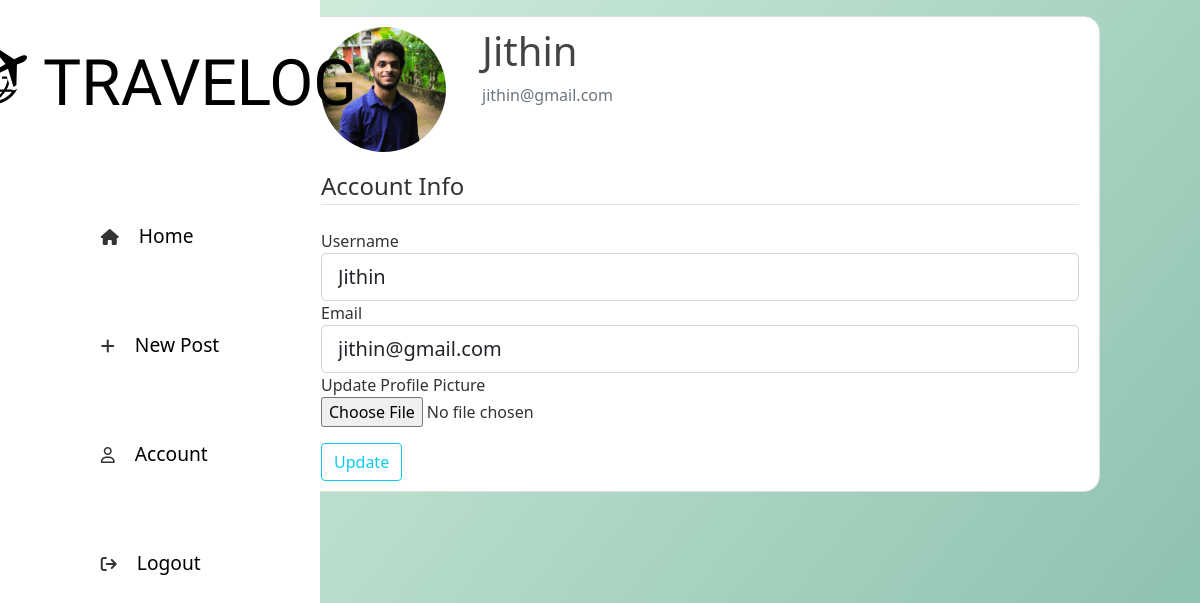
Page /account (signed in) on the earlier database version.
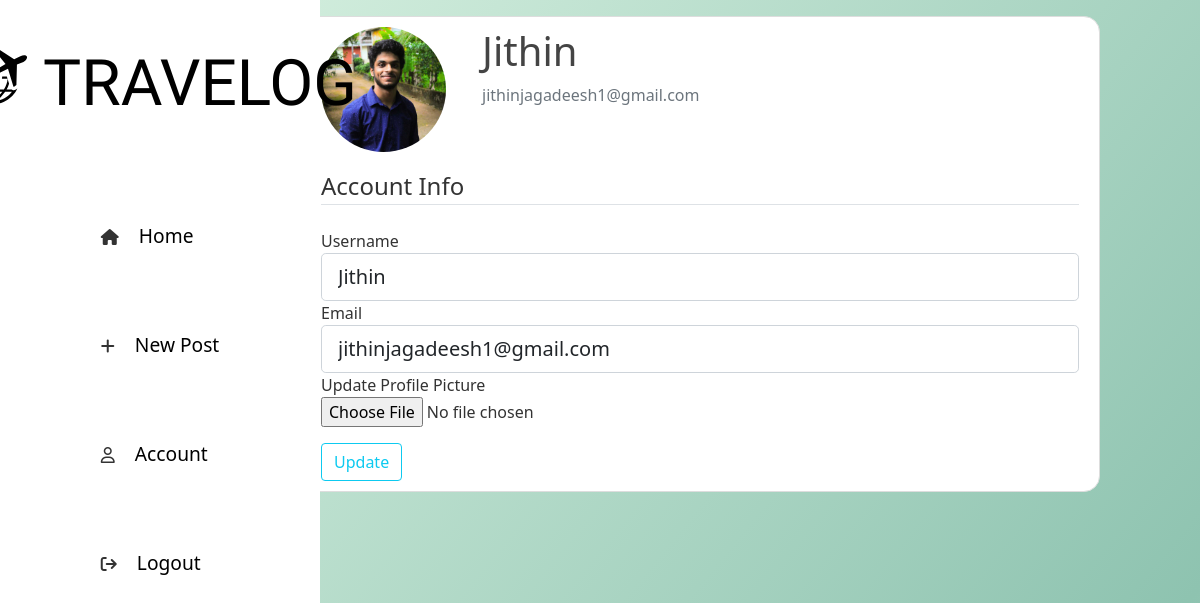
Same page on the later database version.
### app/models.py (models this page shows, shortened)
class User(db.Model, UserMixin):
    id=db.Column(db.Integer, primary_key=True)
    username = db.Column(db.String(20), nullable=False)
    email = db.Column(db.String(120), unique=True, nullable=True)
    image_file = db.Column(db.String(20), nullable=False, default='default.jpg')
    password = db.Column(db.String(80), nullable=False)
    posts = db.relationship('Post', backref='author', lazy=True)

### app/routes.py (the view)
@app.route('/account', methods=['GET', 'POST'])
@login_required
def account():
    form = UpdateAccountForm()
    if form.validate_on_submit():
        if form.picture.data:
            picture_file = save_picture(form.picture.data)
            current_user.image_file = picture_file
        current_user.username = form.username.data
        current_user.email = form.email.data
        db.session.commit()
        flash('Your account has been updated!', 'success')
        return redirect(url_for('account'))
    elif request.method == 'GET':
        form.username.data = current_user.username
        form.email.data = current_user.email
    image_file = url_for('static', filename='profile-pics/' + current_user.image_file)
    return render_template('account.html', title='Account', image_file = image_file, form=form)

### app/forms.py (shortened to what this page needs)
class UpdateAccountForm(FlaskForm):
    username = StringField('Username',
                           validators=[DataRequired(), Length(min=2, max=20)])
    email = StringField('Email',
                        validators=[DataRequired(), Email()])
    picture = FileField('Update Profile Picture', validators=[FileAllowed(['jpg', 'png', 'jpeg'])])
    submit = SubmitField('Update')

### app/routes.py (called while the page is built)
@login_manager.user_loader
def load_user(user_id):
    return User.query.get(int(user_id))

### app/templates/account.html (shortened to what this page needs)
{% extends "layout.html" %}
{% block content %}
<div class="content-section">
    <div class="media" style="display: flex; gap: 1rem">
        <img class="rounded-circle account-img" src="{{ image_file }}">
        <div class="media-body">
            <h2 class="account-heading">{{ current_user.username }}</h2>
            <p class="text-secondary">{{ current_user.email }}</p>
        </div>
    </div>
    <form method="POST" action="" enctype="multipart/form-data">
        <fieldset class="form-group">
            <legend class="border-bottom mb-4">Account Info</legend>
            <div class="form-group">
                {{ form.username.label(class="form-control-label") }}
                {% if form.username.errors %}
                {{ form.username(class="form-control form-control-lg is-invalid") }}
                <div class="invalid-feedback">
                    {% for error in form.username.errors %}
                    <span>{{ error }}</span>
                    {% endfor %}
                </div>
                {% else %}
                {{ form.username(class="form-control form-control-lg") }}
                {% endif %}
            </div>
            <div class="form-group">
                {{ form.email.label(class="form-control-label") }}
                {% if form.email.errors %}
                {{ form.email(class="form-control form-control-lg is-invalid") }}
                <div class="invalid-feedback">
                    {% for error in form.email.errors %}
                    <span>{{ error }}</span>
                    {% endfor %}
                </div>
                {% else %}
                {{ form.email(class="form-control form-control-lg") }}
                {% endif %}
            </div>
            <div class="form-group" style="display: flex; flex-direction:column">
                {{ form.picture.label() }}
                {{ form.picture(class="form-control-file") }}
            </div>
        </fieldset>
        <div class="form-group" style="margin-top: 1rem;">
            {{ form.submit(class="btn btn-outline-info") }}
        </div>
    </form>
</div>
{% endblock content %}

Differences in the rows shown:
changed User "Jithin": email "jithin@gmail.com" → "jithinjagadeesh1@gmail.com"
